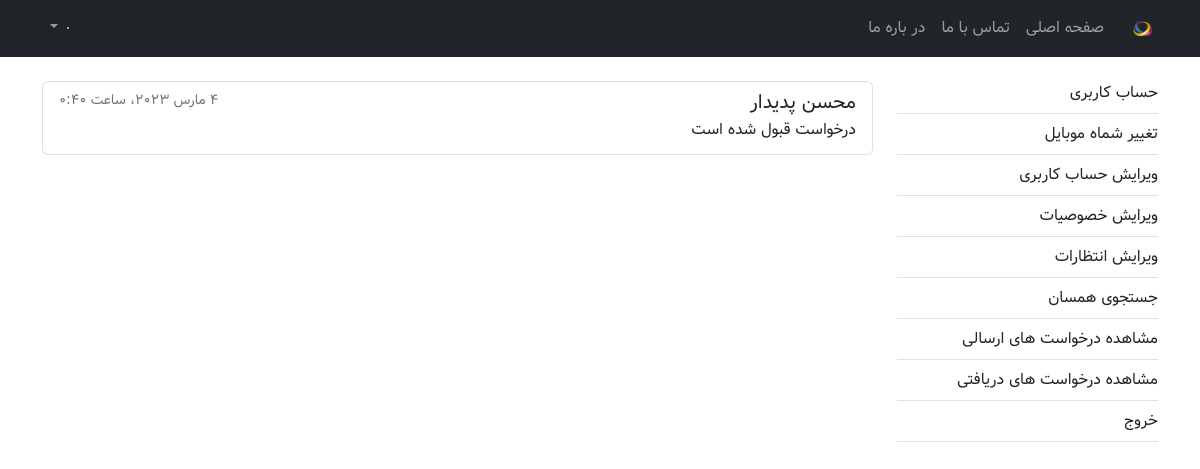
Page /account/reciving_requests/ (signed in) on the committed database.
### account/models.py (models this page shows, shortened)
class Relation(models.Model):
    sender = models.ForeignKey(User, on_delete=models.CASCADE, related_name="sender", verbose_name='فرستنده')
    reciver = models.ForeignKey(User, on_delete=models.CASCADE, related_name="reciver", verbose_name='گیرنده')
    status = models.CharField(max_length=1, choices=RELATION_CHOICES)
    created_at = models.DateTimeField("تاریخ ثبت درخواست", auto_now_add=True)
    updated_at = models.DateTimeField("تاریخ ویرایش", auto_now=True)
    class Meta:
        db_table = 'relations'
        managed = True
        verbose_name = 'رابطه'
        verbose_name_plural = 'رابطه ها'

class User(AbstractBaseUser):
    PHONE_REGEX = RegexValidator(
        regex=r"^09\d{9}$", message="شماره موبایل اشتباه میباشد")
    phone = models.CharField(
        "شماره موبایل", max_length=11, unique=True, validators=[PHONE_REGEX])
    first_name = models.CharField("نام", max_length=100)
    last_name = models.CharField("نام خانوادگی", max_length=100)
    gender = models.CharField("جنسیت", max_length=1,
                              choices=GENDER_CHOICES, default="1")
    register_for = models.CharField(
        "ثبت نام برای", max_length=1, choices=REGISTER_FOR_CHOICES, default="1")
    is_active = models.BooleanField("فعال", default=True)
    is_superuser = models.BooleanField("ابرکاربر", default=False)  # superuser
    is_admin = models.BooleanField("رابط", default=False)  # connector
    is_staff = models.BooleanField("کارشناس", default=False)  # expert
    joined_date = models.DateTimeField("تاریخ ثبت نام", auto_now_add=True)
    last_login = models.DateTimeField("تاریخ آخرین ورود", auto_now=True)
    objects = UserManager()
    USERNAME_FIELD = "phone"
    class Meta:
        db_table = "users"
        managed = True
        verbose_name = "کاربر"
        verbose_name_plural = "کاربران"

### account/views.py (the view)
# urls.py: path("account/reciving_requests/", reciving_requests_view, name="reciving_requests"),
def reciving_requests_view(request):
    template_name = "account/reciving_requests.html"
    template_title = "مشاهده درخواست های دریافتی"
    relations = Relation.objects.filter(reciver=request.user)
    context = {
        'template_title': template_title,
        'relations': relations
    }
    return render(request, template_name, context)

### templates/account/reciving_requests.html (shortened to what this page needs)
{% extends "dashboard.html" %}
{% block profile_content %}
<div class="list-group">
  {% for relation in relations %}
  <a href="{% url 'account:user_detail' pk=relation.sender.pk %}" class="list-group-item list-group-item-action">
    <div class="d-flex w-100 justify-content-between">
      <h5 class="mb-1">{{ relation.sender.first_name }} {{ relation.sender.last_name }}</h5>
      <small class="text-muted">{{ relation.updated_at }}</small>
    </div>
    <p class="mb-1">{{ relation.get_status_display }}</p>
  </a>
  {% endfor %}
</div>
{% endblock profile_content %}

### static/css/main.css (style rules this page uses)
* { font-family: 'Dirooz'; }

### rows in the picture
Relation: sender.first_name "محسن", sender.last_name "پدیدار", updated_at "4 مارس 2023، ساعت 0:40", status "درخواست قبول شده است"
